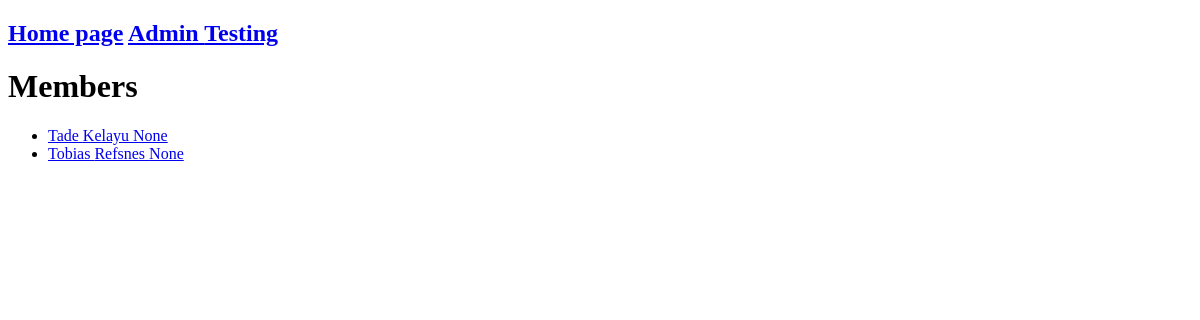
/members/, run on an earlier commit of the app's database.
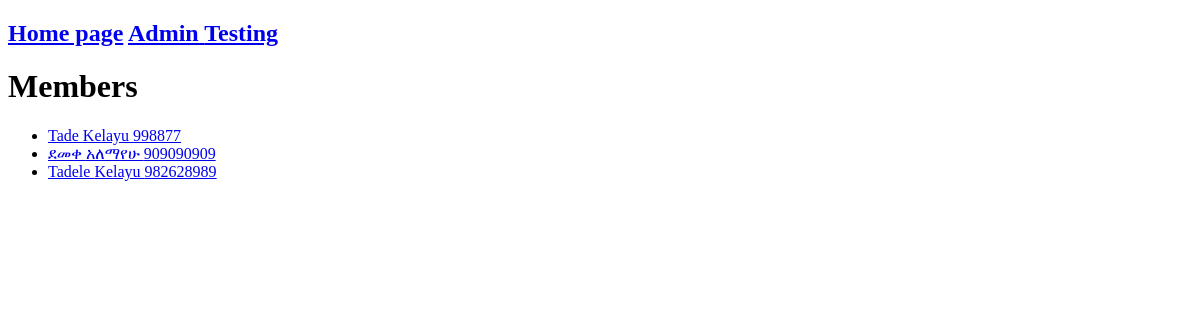
And on a later commit of the database.
### members/models.py (models this page shows, shortened)
class Member(models.Model):
  firstname = models.CharField(max_length=255)
  lastname = models.CharField(max_length=255)
  phone = models.IntegerField(null = True)
  joined_date = models.DateField(null = True)

### members/views.py (the view)
# urls.py: path('members/', views.members, name = "members"),
def members(request):
    mymembers = Member.objects.all().values()
    template = loader.get_template('all_members.html')
    context = {
        "hello" : mymembers,
    }
    return HttpResponse(template.render(context, request))

### members/templates/all_members.html (shortened to what this page needs)
{% extends "master.html" %}
{% block content %}
<h1>Members</h1>
<ul>
  {%for x in hello%}
     <li><a href="details/{{ x.id }}">{{ x.firstname }} {{ x.lastname }} {{x.phone}}</a></li>
  {%endfor%}
</ul>
{% endblock %}

### members/templates/master.html (shortened to what this page needs)
<!DOCTYPE html>
<html>
<head>
</head>
<body>
    <h2> <a href="/">Home page</a> <a href="/admin"> Admin </a> <a href="/testing"> Testing </a></h2>
{% block content %}
{% endblock %}
</body>
</html>

What changed in the data, as far as the page shows it:
removed Member: firstname "Tobias", lastname "Refsnes", phone "None"
changed Member "Tade": phone "None" → "998877"
added Member: firstname "ደመቀ", lastname "አለማየሁ", phone "909090909"
added Member: firstname "Tadele", lastname "Kelayu", phone "982628989"
